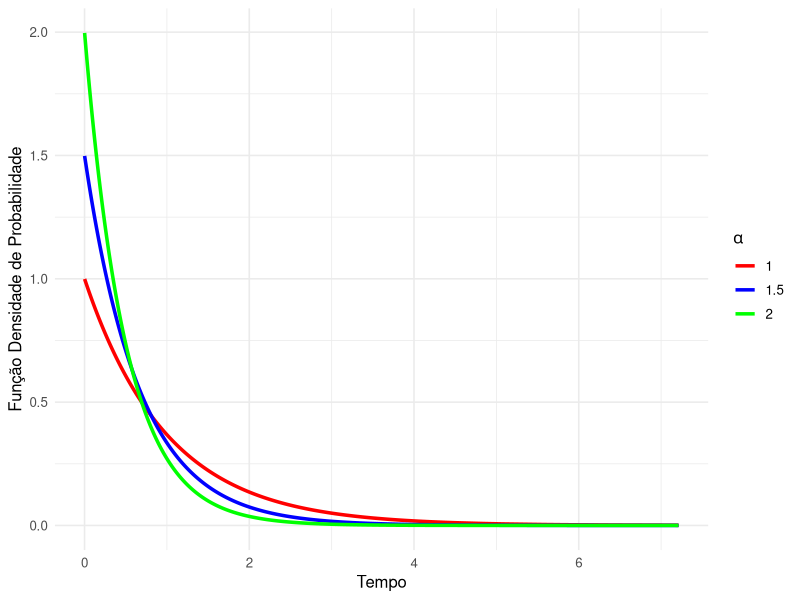
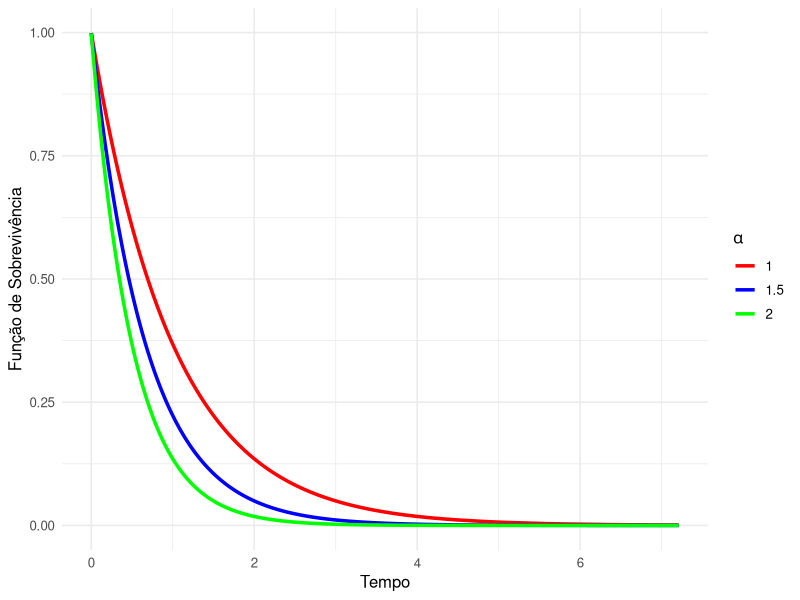
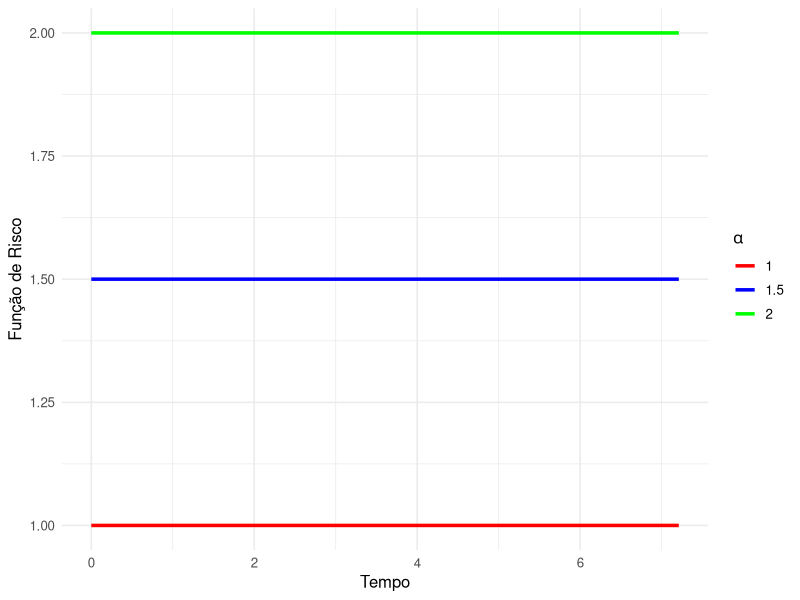
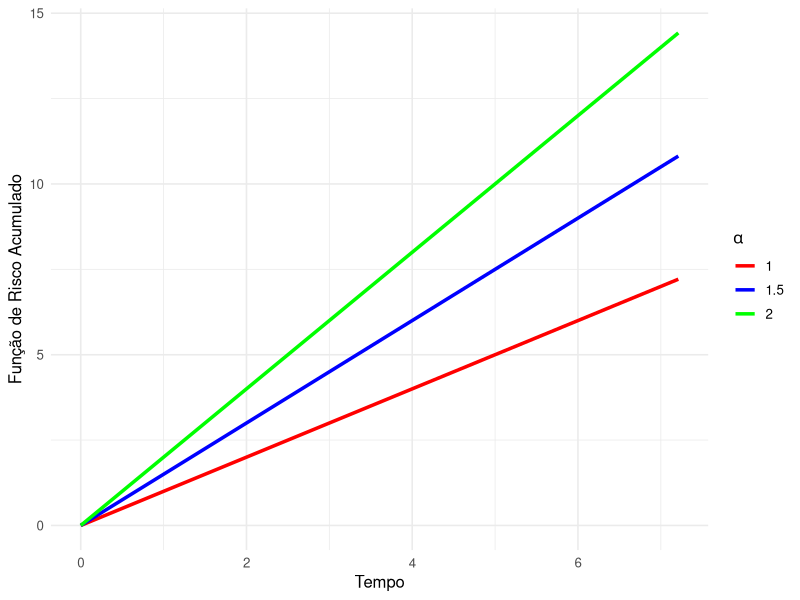
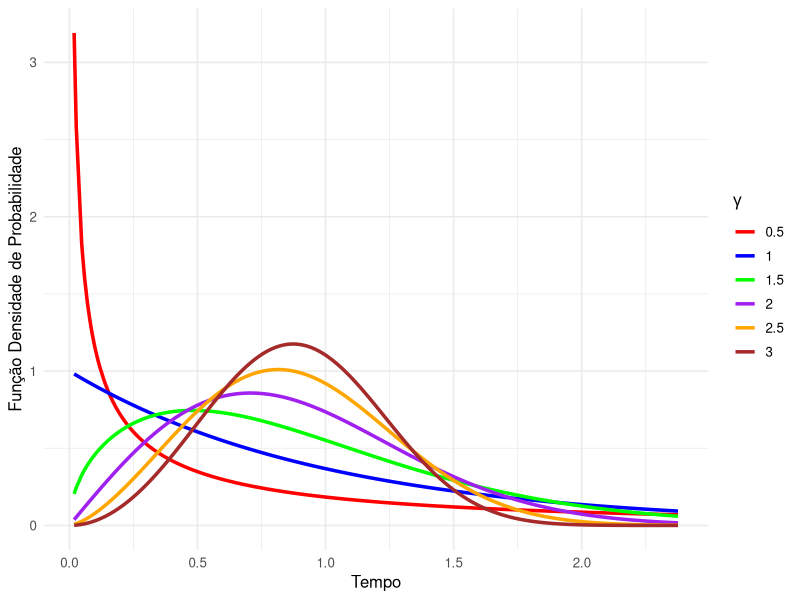
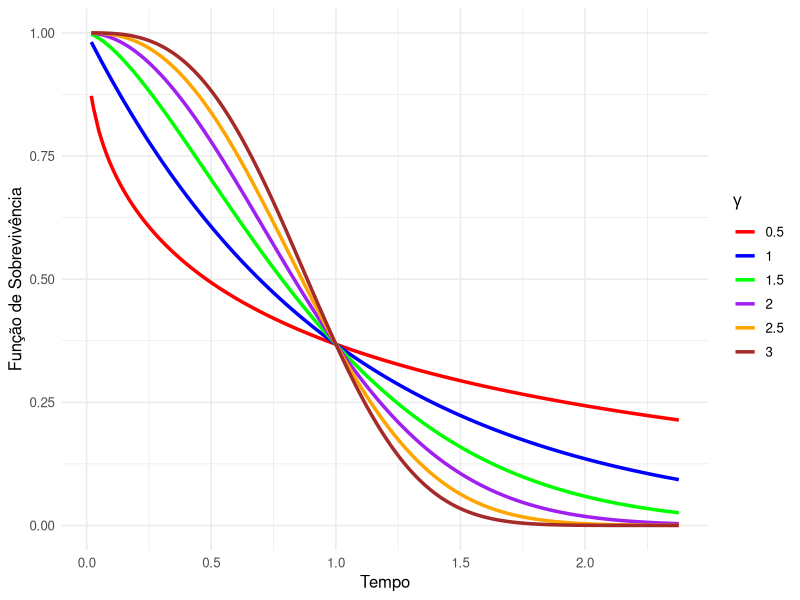
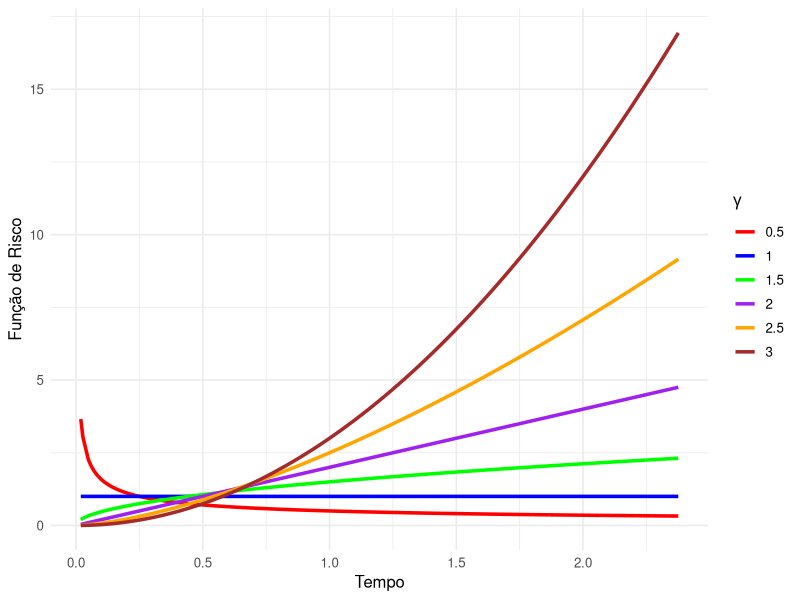
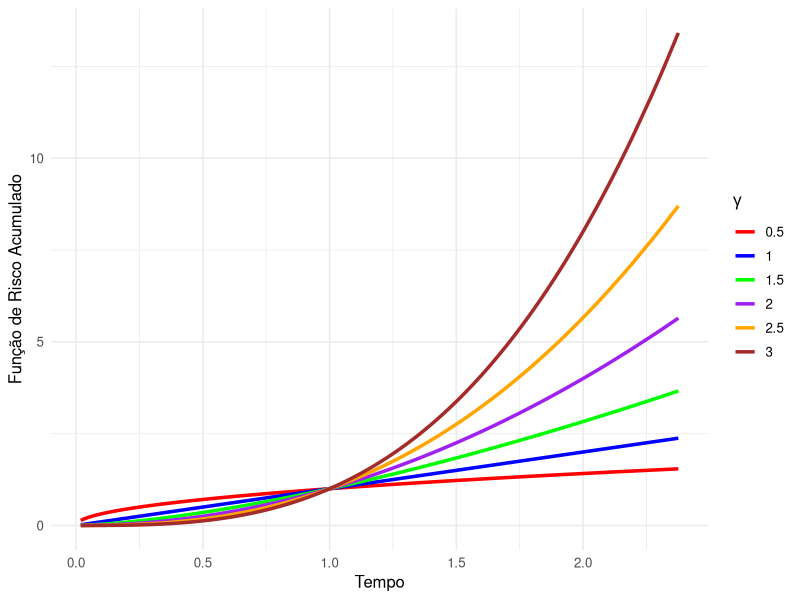

Here is the R script that generated these plots, in order:
## ---- chunk 1
library(dplyr)
library(ggplot2)

# Semente
set.seed(123)

# Tamanho Amostral
n <- 1000
## ---- chunk 2
#| fig-cap: "Funções Densidade de Probabilidade, Sobrevivência, Risco e Risco Acumulado segundo uma Distribuição Exponencial para diferentes valores do parâmetro de taxa."
#| fig-cap-location: top
#| fig-subcap: 
#| - "Função Densidade de Probabilidade"
#| - "Função de Sobrevivência"
#| - "Função de Risco"
#| - "Função de Risco Acumulado"
#| layout-ncol: 2
#| layout-nrow: 2
#| label: fig-CurvasExp


# ---------------------------
# [1] DISTRIBUIÇÃO EXPONENCIAL
# ---------------------------
# -------------
# [1.1] FUNÇÕES
# -------------
ftexp <- function(t, alpha) alpha * exp(-alpha * t)
Stexp <- function(t, alpha) exp(-alpha * t)
htexp <- function(t, alpha) rep(alpha, length(t))
Ltexp <- function(t, alpha) alpha * t

# ----------------------------------------
# [1.2] SIMULAÇÃO E VARIAÇÃO DE PARÂMETROS
# ----------------------------------------
tempo <- rexp(n, rate = 1) # Simulando dados de uma exponencial
alphas <- c(1, 1.5, 2)     # Valores do parâmetro a serem avaliados

# Criando um Data Frame com valores das funções
dados <- do.call(rbind, lapply(alphas, function(alpha) {
  data.frame(
    tempo = sort(tempo),
    ft = ftexp(sort(tempo), alpha),
    St = Stexp(sort(tempo), alpha),
    ht = htexp(sort(tempo), alpha),
    Lt = Ltexp(sort(tempo), alpha),
    alpha = factor(alpha)
  )
}))

# --------------------
# [1.3] FUNÇÃO GRÁFICA
# --------------------

PlotFunction <- function(dados, ft, label) {
  ggplot(data = dados, aes_string(x = "tempo", y = ft, color = "alpha")) +
    geom_line(size = 1.2) +
    labs(
      x = "Tempo",
      y = label, 
      color = expression(alpha)
    ) +
    scale_color_manual(
      values = c("red", "blue", "green"),
      labels = scales::parse_format()(levels(dados$alpha))
    ) +
    theme_minimal(base_size = 12)
}

# Plotando a função densidade de probabilidade
PlotFunction(dados, "ft", "Função Densidade de Probabilidade")

# Plotando a função de sobrevivência
PlotFunction(dados, "St", "Função de Sobrevivência")

# Plotando a função de risco
PlotFunction(dados, "ht", "Função de Risco")

# Plotando a função de risco acumulado
PlotFunction(dados, "Lt", "Função de Risco Acumulado")
## ---- chunk 3
#| fig-cap: "Funções Densidade de Probabilidade, Sobrevivência, Risco e Risco Acumulado segundo uma Distribuição Weibull para diferentes valores do parâmetro de forma."
#| fig-cap-location: top
#| fig-subcap: 
#| - "Função Densidade de Probabilidade"
#| - "Função de Sobrevivência"
#| - "Função de Risco"
#| - "Função de Risco Acumulado"
#| layout-ncol: 2
#| layout-nrow: 2
#| label: fig-CurvasWeibull

# ------------------------
# [2] DISTRIBUIÇÃO WEIBULL
# ------------------------
# -------------
# [2.1] FUNÇÕES
# -------------
ftWei <- function(t, gamma, alpha) {
  ft <- gamma*alpha^(-gamma)*t^(gamma-1)*exp(-(t/alpha)^gamma)
  return(ft)
}
StWei <- function(t, gamma, alpha) {
  St <- exp(-(t/alpha)^gamma)
  return(St)
}
htWei <- function(t, gamma, alpha) {
  ht <- gamma*alpha^(-gamma)*t^(gamma-1)
  return(ht)
}
LtWei <- function(t, gamma, alpha) {
  Lt <- (t/alpha)^gamma
  return(Lt)
}

# ----------------------------------------
# [2.2] SIMULAÇÃO E VARIAÇÃO DE PARÂMETROS
# ----------------------------------------
tempo <- rweibull(n, shape = 2, scale = 1) # Simulando dados de uma Weibull
alpha <- 1                                 # Fixo para simplificar
gammas <- c(0.5, 1.0, 1.5, 2.0, 2.5, 3.0)  # # Valores do parâmetro a serem avaliados

# Criando um Data Frame com valores das funções
dados <- do.call(rbind, lapply(gammas, function(gamma) {
  data.frame(
    tempo = sort(tempo),
    ft = ftWei(sort(tempo), gamma, alpha),
    St = StWei(sort(tempo), gamma, alpha),
    ht = htWei(sort(tempo), gamma, alpha),
    Lt = LtWei(sort(tempo), gamma, alpha),
    gamma = factor(gamma)
  )
}))

# --------------------
# [2.3] FUNÇÃO GRÁFICA
# --------------------
PlotFunction <- function(dados, ft, label) {
  ggplot(data = dados, aes_string(x = "tempo", y = ft, color = "gamma")) +
    geom_line(size = 1.2) +
    labs(
      x = "Tempo",
      y = label, 
      color = expression(gamma)
    ) +
    scale_color_manual(
      values = c("red", "blue", "green", "purple", "orange", "brown"),
      labels = scales::parse_format()(levels(dados$gamma))
    ) +
    theme_minimal(base_size = 12)
}

# Plotando a função densidade de probabilidade
PlotFunction(dados, "ft", "Função Densidade de Probabilidade")

# Plotando a função de sobrevivência
PlotFunction(dados, "St", "Função de Sobrevivência")

# Plotando a função de risco
PlotFunction(dados, "ht", "Função de Risco")

# Plotando a função de risco acumulado
PlotFunction(dados, "Lt", "Função de Risco Acumulado")
## ---- chunk 4
#| fig-cap: "Funções Densidade de Probabilidade, Sobrevivência, Risco e Risco Acumulado segundo uma Distribuição Log-normal para diferentes valores do parâmetro de média."
#| fig-cap-location: top
#| fig-subcap: 
#| - "Função Densidade de Probabilidade"
#| - "Função de Sobrevivência"
#| - "Função de Risco"
#| - "Função de Risco Acumulado"
#| layout-ncol: 2
#| layout-nrow: 2
#| label: fig-CurvasLognormal

# ---------------------------
# [3] DISTRIBUIÇÃO LOG-NORMAL
# ---------------------------
# -------------
# [3.1] FUNÇÕES
# -------------
ftlnorm <- function(t, mu, sigma) {
  (1 / (t * sigma * sqrt(2 * pi))) * exp(-0.5 * ((log(t) - mu) / sigma)^2)
}

Stlnorm <- function(t, mu, sigma) {
  pnorm((-log(t) + mu) / sigma, lower.tail = TRUE)
}

htlnorm <- function(t, mu, sigma) {
  ftlnorm(t, mu, sigma) / Stlnorm(t, mu, sigma)
}

Ltlnorm <- function(t, mu, sigma) {
  -log(Stlnorm(t, mu, sigma))
}

# ----------------------------------------
# [3.2] SIMULAÇÃO E VARIAÇÃO DE PARÂMETROS
# ----------------------------------------
tempo <- rlnorm(n, meanlog = 0, sdlog = 1) # Simulando dados de uma Log-normal
mus <- c(0, 0.5, 1, 1.5, 2)                # Valores de mu
sigma <- 1                                 # Valor fixo de sigma

# Criando um Data Frame com valores das funções
dados <- do.call(rbind, lapply(mus, function(mu) {
  data.frame(
    tempo = sort(tempo),
    ft = ftlnorm(sort(tempo), mu, sigma),
    St = Stlnorm(sort(tempo), mu, sigma),
    ht = htlnorm(sort(tempo), mu, sigma),
    Lt = Ltlnorm(sort(tempo), mu, sigma),
    mu = factor(mu)
  )
}))

# --------------------
# [3.3] FUNÇÃO GRÁFICA
# --------------------
PlotFunction <- function(dados, ft, label) {
  ggplot(data = dados, aes_string(x = "tempo", y = ft, color = "mu")) +
    geom_line(size = 1.2) +
    labs(
      x = "Tempo",
      y = label, 
      color = expression(mu)
    ) +
    scale_color_manual(
      values = c("red", "blue", "green", "purple", "orange"),
      labels = scales::parse_format()(levels(dados$mu))
    ) +
    theme_minimal(base_size = 12)
}

# Plotando a função densidade de probabilidade
PlotFunction(dados, "ft", "Função Densidade de Probabilidade")

# Plotando a função de sobrevivência
PlotFunction(dados, "St", "Função de Sobrevivência")

# Plotando a função de risco
PlotFunction(dados, "ht", "Função de Risco")

# Plotando a função de risco acumulado
PlotFunction(dados, "Lt", "Função de Risco Acumulado")
## ---- chunk 5
#| tbl-cap: "Comparação da dez primeiras observações entre o valor Real e Estimado da Função de Sobrevivência."
#| label: tbl-EMVexpSt
#| tbl-cap-location: top

# Configuração inicial
set.seed(123)
n <- 1000    # Tamanho amostral
rate <- 1.5  # Parâmetro verdadeiro

# ---------------------------
# [1] Função de Sobrevivência
# ---------------------------
Stexp <- function(t, alpha) exp(-alpha * t)

# -------------------------
# [2] Simulação e Estimação
# -------------------------
tempo <- rexp(n, rate = rate) # Simulação de tempos de sobrevivência
emvExp <- n / sum(tempo)       # Estimador de Máxima Verossimilhança (EMV)

# -------------------------
# [3] Organização dos Dados
# -------------------------
dados <- data.frame(
  Tempo = sort(tempo),
  St = Stexp(sort(tempo), rate),
  StEst = Stexp(sort(tempo), emvExp)
)

library(knitr)

knitr::kable(
  round(head(dados, 10), 4), 
  col.names = c("Tempo", "$S(t)$", "$\\hat{S}(t)$"),
  escape = FALSE,
  align = 'c',
  booktabs = TRUE
)
## ---- chunk 6
#| fig-cap: "Comparação do verdadeiro valor do parâmetro $\\alpha$ com sua estimativa de máxima verossimilhança."
#| label: fig-CompEMVexp
#| fig-cap-location: top

library(ggplot2)

ggplot(dados, aes(x = Tempo)) +
  geom_line(aes(y = St, color = "alpha"), lwd = 2) +
  geom_line(aes(y = StEst, color = "emvAlpha"), lwd = 1, lty = 4) +
  scale_color_manual(
    values = c("alpha" = "black", "emvAlpha" = "red"),
    labels = c(
      bquote(alpha == .(rate)),
      bquote(hat(alpha) == .(round(emvExp, 2)))
    )
  ) +
  labs(
    x = "Tempo",
    y = "Probabilidade de Sobrevivência",
    color = "Parâmetro"
  ) +
  theme_minimal(base_size = 11) +
  theme(legend.position = "top")
## ---- chunk 7
# ----------------------
# Configurações Iniciais
# ----------------------

# Ativação de Pacotes
library(knitr)
library(ggplot2)

# Semente
set.seed(123)

# Tamanho Amostral
n <- 1000

# --------------------
# Distribuição Weibull
# --------------------
# -------------------
# Simulação dos Dados
# -------------------

w_shape <- 2   # Parâmetro de Forma
w_scale <- 1.5 # Parâmetro de Escala

# Simulação
w_dados <- rweibull(n, shape = w_shape, scale = w_scale)
## ---- chunk 8
# -----------------
# [1] Algoritmo
# -----------------
# ---------------------
# [1.1] Vetor Gradiente
# ---------------------
GRADIEN <- function(times, theta) {
  # Número de observações
  n <- length(times)
  
  # Distição dos parâmetros
  gamma <- theta[1] # Parâmetro de forma
  alpha <- theta[2] # Parâmetro de escala
  
  # Mudando o nome p/ facilitar a escrita
  t <- times
  
  # Derivadas Parciais
  DerivGamma <- n/gamma - log(alpha)*n + sum(log(t)) - sum(((t/alpha)^gamma)*log(t/alpha))
  DerivAlpha <- -(gamma/alpha)*n + gamma*(alpha^(-gamma-1))*sum(t^gamma)
  
  # Vetor Gradiente
  gradient <- c(DerivGamma, DerivAlpha)
    
  # Retornar
  return(gradient)
}

# ---------------------
# [1.2] Matriz Hessiana
# ---------------------
HESSIAN <- function(times, theta) {
  # Número de observações
  n <- length(times)
  
  # Distição dos parâmetros
  gamma <- theta[1] # Parâmetro de forma
  alpha <- theta[2] # Parâmetro de escala
  
  # Mudando o nome p/ facilitar a escrita
  t <- times
  
  # Derivadas de 2ª ordem
  D2Gamma <- - n/gamma^2 - sum(((t/alpha)^gamma)*(log(t/alpha)^2))
  D2Alpha <- - (gamma/alpha^2)*n - gamma*(gamma + 1)*(alpha^(-gamma-2))*sum(t^gamma)
  D2 <- -n*alpha + (alpha^(-gamma-1))*sum((t^gamma)*(gamma*log(t/alpha) + 1))
    
  # Matriz Hessiana
  H <- matrix(
    data = c(D2Gamma, D2, D2, D2Alpha),
    nrow = 2, ncol = 2
  )
  
  # Retornar
  return(H)
}

# ----------------------------------------
# [1.3] Método Iterativo de Newton-Raphson
# ----------------------------------------
theta0 <- c(1, 1) # Chute Inicial
diff <- 1         # Diferença entre o passo atual e o passo anterior
error <- 10^(-8)  # Erro tolerável
id <- 1           # Contador da iteração

# Iteração
while (diff > error) {
  # Vetor Gradiente e Matriz Hessiana
  U <- GRADIEN(times = w_dados, theta = theta0) # Vetor Escore
  H <- HESSIAN(times = w_dados, theta = theta0) # Matriz Hessiana
  
  # Solução do sistema linear H %*% solution = U
  solution <- solve(H, U)
  
  # Atualização do Algoritmo
  theta1 <- theta0 - solution
  
  # Diferença entre os parâmetros
  diff <- max(abs(theta1 - theta0))
  
  # Imprimir resultados na tela
  #cat("Iteração:", id, " -  Estimativa = (Forma:", theta1[1], ", Escala:", theta1[2], ") \n")
  
  # Controle do Algoritmo
  theta0 <- theta1
  id <- id + 1
}

# Impressão de resultados
cat("Número de Iterações Necessárias:", id, "\n")
cat("Estimativa para o parâmetro de forma:", theta1[1], "\n")
cat("Estimativa para o parâmetro de forma:", theta1[2], "\n")
## ---- chunk 9
# ------------------
# [2] Função `optim`
# ------------------
# ---------------------------
# [2] Função a ser maximizada
# ---------------------------
# Definindo Função Log-verossimilhança
logVerossimil <- function(times, theta) {
  # Número de observações
  n <- length(times)
  
  # Distição dos parâmetros
  gamma <- theta[1] # Parâmetro de forma
  alpha <- theta[2] # Parâmetro de escala
  
  # Mudando o nome p/ facilitar a escrita
  t <- times
  
  # Função Log-verossimilhança
  flv <- log(gamma)*n - gamma*log(alpha)*n + (gamma - 1)*sum(log(t)) - sum((t/alpha)^gamma)
  
  # Retorna o valor simétrico
  return(-flv)
}

# ----------------------------------------
# [2.2] Método Iterativo de Newton-Raphson
# ----------------------------------------
# Vetor de Parâmetros: Chute inicial
theta0 <- c(1, 1)

# Obtendo as estimativas
estimate <- optim(
  par = theta0,
  fn = logVerossimil,
  method = "BFGS",
  hessian = TRUE,
  times = w_dados
)

# Impressão de resultados
cat("O método convergiu?", estimate$convergence==0, "\n")
cat("Estimativa para o parâmetro de forma:", estimate$par[1], "\n")
cat("Estimativa para o parâmetro de escala:", estimate$par[2], "\n")
## ---- chunk 10
#| tbl-cap: "Real e Estimado para as Funções de Sobrevivência da Distribuição Weibull"
#| label: tbl-EMVweibullSt
#| tbl-cap-location: top

# Função de Sobrevivência
StWei <- function(t, gamma, alpha) exp(-(t/alpha)^gamma)

# Data Frame
dfWeibull <- data.frame(
  Tempo = sort(w_dados),
  St = StWei(sort(w_dados), w_shape, w_scale),
  StEst = StWei(sort(w_dados), estimate$par[1], estimate$par[2])
)

library(knitr)

knitr::kable(
  round(head(dados, 10), 4), 
  col.names = c("Tempo", "$S(t)$", "$\\hat{S}(t)$"),
  escape = FALSE,
  align = 'c',
  booktabs = TRUE
)
## ---- chunk 11
#| fig-cap: "Comparação do verdadeiro valor dos parâmetros $\\gamma$ e $\\alpha$ com suas estimativas de máxima verossimilhança."
#| label: fig-CompEMVWeibull
#| fig-cap-location: top

ggplot(dfWeibull, aes(x = Tempo)) +
  geom_line(aes(y = St, color = "Verdadeiro"), lwd = 2) +
  geom_line(aes(y = StEst, color = "EMV"), lwd = 1, lty = 4) +
  scale_color_manual(
    values = c("Verdadeiro" = "black", "EMV" = "red"),
    labels = c(
      bquote("Verdadeiro: " ~ gamma == .(w_shape) ~ "," ~ alpha == .(w_scale)),
      bquote("EMV: " ~ hat(gamma) == .(round(estimate$par[1], 2)) ~ "," ~ hat(alpha) == .(round(estimate$par[2], 2)))
    )
  ) +
  labs(
    x = "Tempo",
    y = expression(S(t)), 
    color = "Parâmetros"
  ) + 
  theme_minimal() +
  theme(legend.position = "top")

## ---- chunk 12
# -----------------------
# [1] Ativação de Pacotes
# -----------------------

library(survival)
library(ggplot2)

# -----------------------
# [2] Simulação dos Dados
# -----------------------

# Definindo Semente
set.seed(123)

# Parâmetros
n <- 1000       # Número total de observações
gamma <- 2      # Parâmetro shape da Weibull
alpha <- 1.5    # Parâmetro scale da Weibull
TaxaExp <- 1    # Taxa da distribuição exponencial
propCens <- 1/4 # Proporção desejada de censuras

# Vetores para armazenar os resultados
Tobservado <- numeric(n)
indCensura <- numeric(n)

# Contadores
nFalhas <- 0
nCensuras <- 0

# Loop para gerar os tempos
for (i in 1:n) {
  # Gerar um tempo de falha e um tempo de censura
  Tfalha <- rweibull(1, shape = gamma, scale = alpha)
  Tcensu <- rexp(1, rate = TaxaExp)
  
  # Verificar qual é o menor tempo
  if (Tfalha <= Tcensu) {
    Tobservado[i] <- Tfalha
    indCensura[i] <- 1 # Falha
    nFalhas <- nFalhas + 1
  } else {
    if (nCensuras < propCens * n) {
      Tobservado[i] <- Tcensu
      indCensura[i] <- 0 # Censura
      nCensuras <- nCensuras + 1
    } else {
      Tobservado[i] <- Tfalha
      indCensura[i] <- 1 # Falha
      nFalhas <- nFalhas + 1
    }
  }
}
## ---- chunk 13
#| fig-cap: "Histograma dos dados simulados."
#| label: fig-HistSimulCens
#| fig-cap-location: top

# Dados simulados
dados <- data.frame(Tempo = Tobservado, Censura = indCensura)

# Histograma
ggplot(data = dados, aes(x = Tempo)) +
  geom_histogram(bins = 15, fill = "blue") +
  labs(x = "Tempo", y = "Frequência") +
  theme_minimal(base_size = 14)
## ---- chunk 14

# -------------
# [3] Estimação
# -------------
# -------------------------------
# [3.1] Estimação Não Paramátrica
# -------------------------------
# ---------------------------------
# [3.1.1] Estimador de Kaplan-Meier
# ---------------------------------

# Modelo de Kaplan-Meier
ekm <- survfit(Surv(Tempo, Censura) ~ 1, data = dados)

# Formatando como DataFrame
DataEKM <- data.frame(Time = ekm$time, Survival = ekm$surv, Estimação = "Kaplan-Meier")


# ---------------------------
# [3.2] Estimação Paramátrica
# ---------------------------
# --------------------------------
# [3.2.1] Distribuição Exponencial
# --------------------------------

# Função de Sobrevivência
Stexp <- function(t, alpha) exp(-alpha * t)

# EMV de α
emvExp <- sum(dados$Censura) / sum(dados$Tempo)

# EMV da Sobrevivência
EMVSurvExp <- Stexp(dados$Tempo, emvExp)

# Formatando como DataFrame
DataExp <- data.frame(Time = dados$Tempo, Survival = EMVSurvExp, 
                      Estimação = "Distrib Exponencial")

# ----------------------------
# [3.2.1] Distribuição Weibull
# ----------------------------

# Função de Sobrevivência
StWeibull <- function(t, gamma, alpha) exp(-(t / alpha)^gamma)

# EMV de γ e α
# 1. Função Log-verossimilhança
logWeibull <- function(theta, dados){
  gamma <- theta[1] # Parâmetro de forma
  alpha <- theta[2] # Parâmetro de escala
  
  t <- dados$Tempo   # Tempo de falha
  c <- dados$Censura # Variável indicadora
  
  logv <- (sum(c) * log(gamma)) - (gamma * log(alpha) * sum(c)) +
    (gamma - 1) * sum(c * log(t)) - sum((t / alpha)^gamma)
  return(-logv)
}

# 2. Otimizando
theta0 <- c(1.5, 1)
estimate <- optim(par = theta0, fn = logWeibull,
                  gr = NULL, method = "BFGS", 
                  hessian = TRUE, dados = dados)

# EMV da Sobrevivência
EMVSurvWeib <- StWeibull(dados$Tempo, estimate$par[1], estimate$par[2])

# Formatando como DataFrame
DataWeib <- data.frame(Time = dados$Tempo, Survival = EMVSurvWeib, 
                       Estimação = "Distrib Weibull")

## ---- chunk 15
#| fig-cap: "Comparação das curvas de sobrevivência de Kaplan-Meier, Distribuição Exponencial e Distribuição Weibull."
#| label: fig-CompCurvSobr
#| fig-cap-location: top

# --------------------
# [4] Análise Conjunta
# --------------------

# Unindo os dados para visualização
AllData <- rbind(DataEKM, DataExp, DataWeib)

# Gráfico com ggplot2
ggplot(AllData, aes(x = Time, y = Survival)) +
  geom_line(aes(color = Estimação, lwd = Estimação)) +
  labs(x = "Tempo", y = "Probabilidade de Sobrevivência") +
  theme_minimal(base_size = 11) +
  theme(legend.position = "top",
        legend.text = element_text(size = 10)) +
  scale_color_manual(values = c("blue", "green", "red")) +
  scale_linewidth_manual(values = c(1.5, 1.5, 1))
